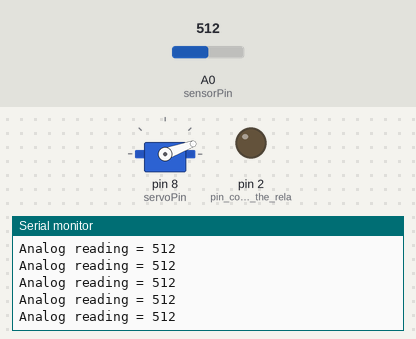
A sketch run on a simulated Arduino Uno, built with avr-gcc and run on an emulated ATmega328P. Shown: servo, output pins drawn as LEDs (lit = HIGH), the last lines printed to the serial monitor. The inputs (shaded band) are chosen by the test bench; at power-on: A0 (sensorPin) = 512.

Above: at 1.2 s.
1.3 s: A0 (sensorPin) set to 110
At 1.9 s:
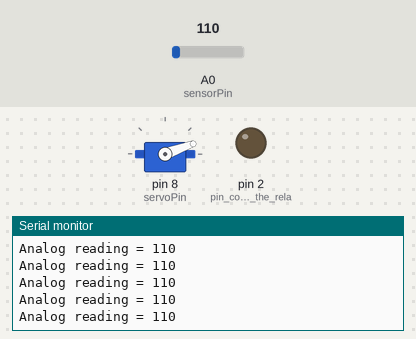
2.8 s: A0 (sensorPin) set to 91
At 3.6 s:
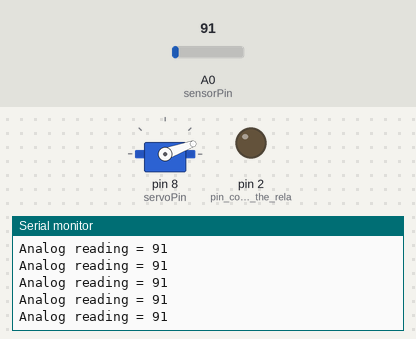
Timing chart, 0 to 5.8 s (numbered marks = the images above; inputs shaded):
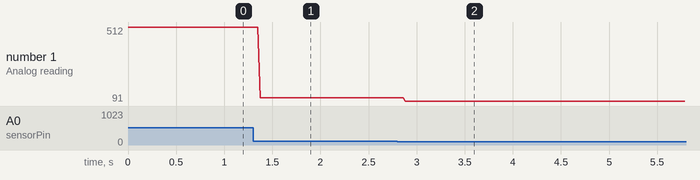

The sketch:

Light-Activated_Servo_v2.ino
```cpp
/*
Light-Activated Servo Motor

Written by:
Michael Wozniak

Created: 08/04/2017
Last Updated: 08/20/2017

The goal of this project is to activate a servo motor when light is applied to a light sensor.
A light sensor is utilized to read in ambient light.  When light entering the sensor reads above
600 as defined by the sensor, the code activates the servo motor then ceases.
*/

#include <Servo.h>

int const modeSelection = 2;  // Set equal to '1' for time-delay testing function.
                              // Set equal to '2' for light-activated control
                              int const lightThreshold = 600; // Initialize the activation threshold of the light sensor
int const timeDelay_test = 10000; // Time delat in milliseconds servo will activate afeter power is applied to board
int const timeDelay_light = 5000;  // Time delay in milliseconds servo will activate after drone lights turned on
int const openAngle = 160;   // Angle to move servo to in order to open door
int const closeAngle = 20;   // Angle to move servo to in order to "reset"

int sensorPin = A0;  // Initialize the input pin for light sensor
int sensorValue = 0; // Initialize the starting value of the light sensor reading
int servoPin = 8;    // Initialize the output pin on the Arduino which will send
                     // signal to servo to activate servo
Servo Servo;         // Initializes the variable Servo as a servo motor object

void setup()
  {
    pinMode(2, OUTPUT); //pin connected to the relay
    Serial.begin(9600); //sets serial port for communication
    Servo.attach(servoPin);
    Servo.write(closeAngle);
    Servo.detach();
  }

  void loop()
  {
      if(modeSelection == 1)
      {
        // Testing & Proof of Concept Code
        // Servo will activate after a set number of milliseconds after power is applied to the board

        delay(timeDelay_test); // Delay the amount of time specified by timeDelay_test
        servoActivation();
      }


      if(modeSelection == 2)
      {
        // Production Code
        // Servo will activate 1 second after drone LED is activated

        sensorValue = analogRead(sensorPin); // Reads in value of the "light" entering the sensor
                                             // and stores it in sensorValue variable

        Serial.print("Analog reading = ");  // Print "Analog Reading = "" to the display screen
        Serial.println(sensorValue);        // Print the light sensor value to the screen

        if(sensorValue > lightThreshold)  // If light is applied to the sensor above the value defined above in "lightThreshold" variable, then continue the code below
        {
          delay(timeDelay_light);         // Wait number of milliseconds in parentheses before continuing
          servoActivation();
        }
      }
  }


void servoActivation()
  {
    Servo.attach(servoPin); // Initialize communication to servo motor

    Servo.write(openAngle);       // Move servo position to 160 degrees
    delay(1000);            // Wait number of milliseconds in parentheses before continuing

    Servo.write(closeAngle);        // Move servo position to 20 degrees
    delay(500);             // Wait number of milliseconds in parentheses before continuing

    Servo.detach();         // Disconnect servo motor

    for (;;);               // Infinite loop used to effectively stop the progam from commanding
                                // the servo to move continuously

  }
```

Measured:
- after the input at 1.3 s, the serial monitor: prints a new line after 0.07 s (image 1)
- after the input at 2.8 s, the serial monitor: prints a new line after 0.08 s (image 2)
- plotted number 1: 512 → 110 after the input at 1.3 s, 110 → 91 after the input at 2.8 s
